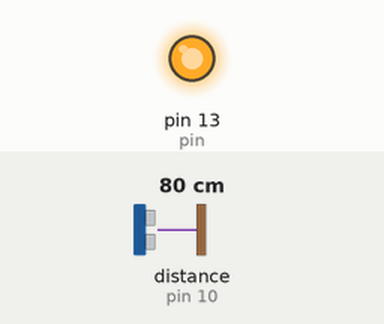
This sketch was run on a simulated Arduino Uno, built with avr-gcc and run on an emulated ATmega328P. Parts: output pins drawn as LEDs (lit = HIGH). Wiring (inferred from the names in the program): ultrasonic range finder: trigger pin 9; echo pin 10. The inputs (shaded band) are chosen by the test bench; at power-on: distance to the obstacle (sensor on pin 10) 80 cm. The echo pulse lasts 58.3 µs per cm; pins used as bus, display or sensor lines are not drawn.

Above: at 0.1 s.
Timing chart, 0 to 1.6 s (numbered marks = the images above):
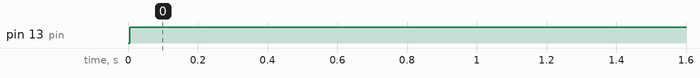

The sketch:

sketch_jan06a.ino
```cpp
#include <LiquidCrystal.h> // includes the LiquidCrystal Library
LiquidCrystal lcd(1, 2, 4, 5, 6, 7); // Creates an LCD object. Parameters: (rs, enable, d4, d5, d6, d7)
const int trigPin = 9;
const int echoPin = 10;
const int pin = 13;
int data=0;
long duration;
int distanceCm;
void setup() {
pinMode(trigPin, OUTPUT);
pinMode(echoPin, INPUT);
pinMode(pin,OUTPUT);
}
void loop() {
digitalWrite(trigPin, LOW);
delayMicroseconds(2);

digitalWrite(trigPin, HIGH);
delayMicroseconds(10);
digitalWrite(trigPin, LOW);
duration = pulseIn(echoPin, HIGH);
distanceCm= duration*0.034/2;
Serial.write(distanceCm);
data=Serial.read();
if(data)
{
digitalWrite(pin,HIGH);
}
else
digitalWrite(pin,LOW);
}
```

Measured:
- by itself, pin 13 (pin): LOW → HIGH at 0.01 s
